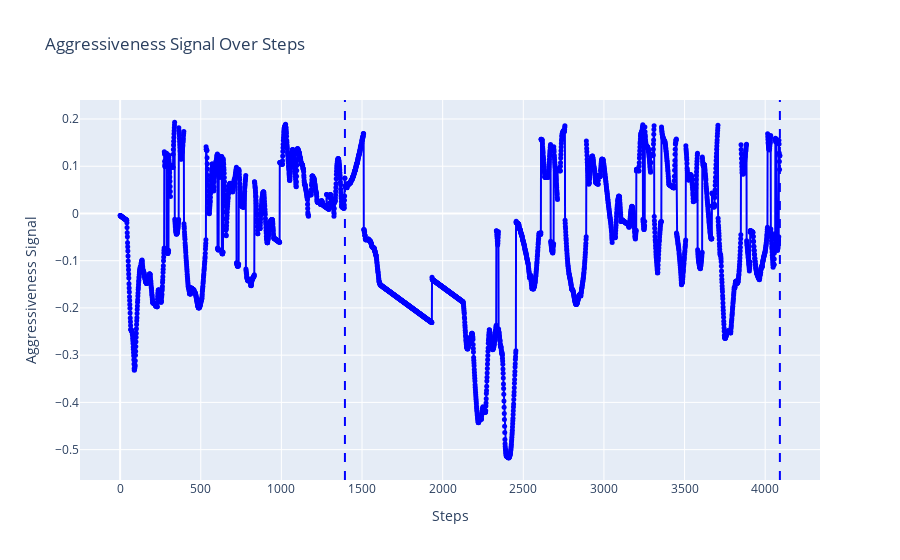
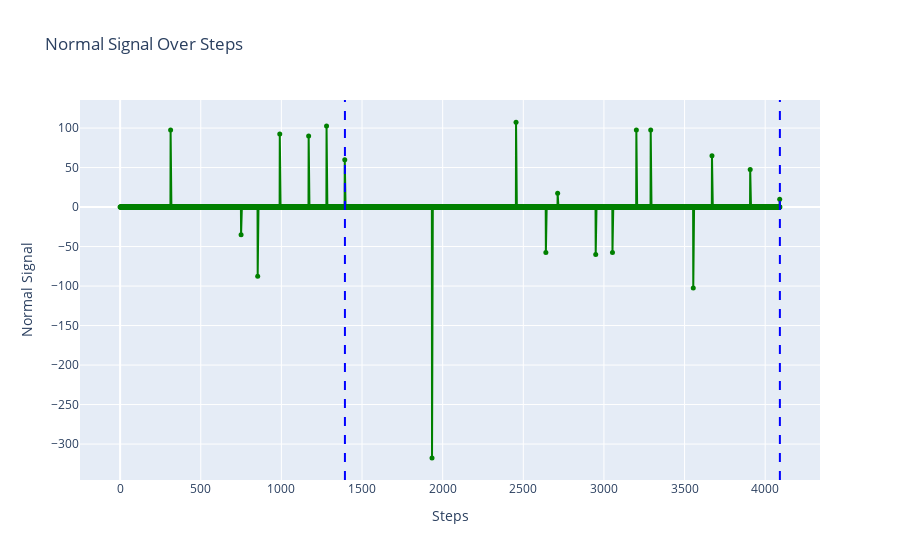
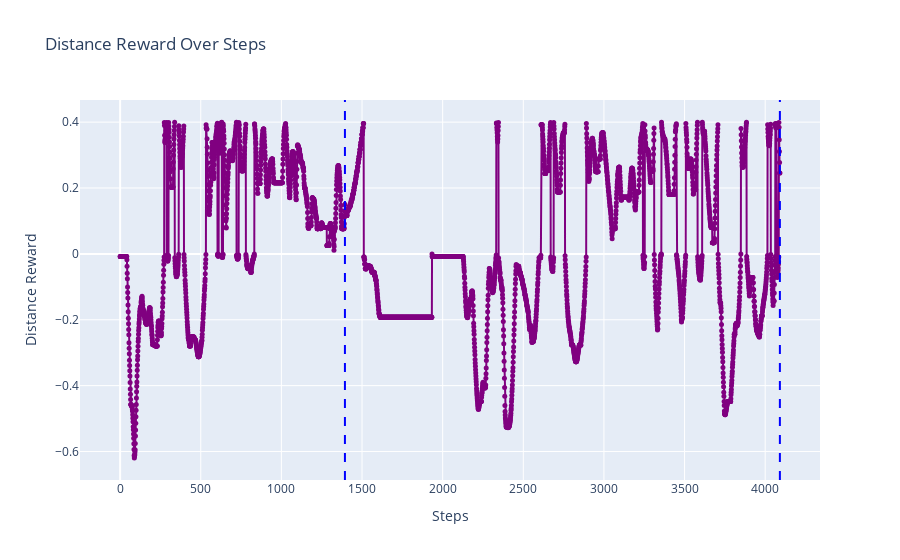
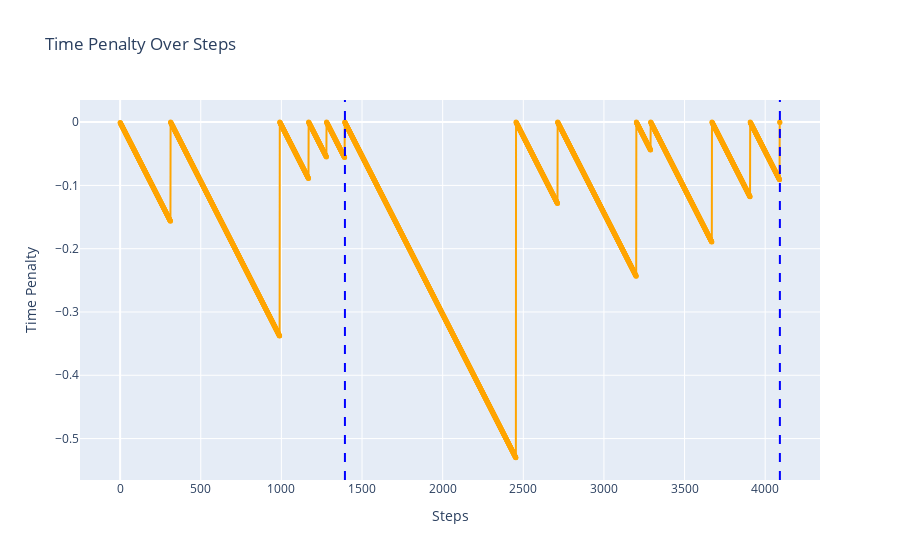

Here is the notebook cell these charts were saved with, in order:
### Code cell
# Load the data from the Excel file
file_name = 'data/reward_data/rewards_data_3.xlsx'
data = pd.read_excel(file_name)

# Create the figure for Aggressiveness Signal
fig = go.Figure()

# Plot the aggressiveness signal
fig.add_trace(go.Scatter(
    x=data.index,
    y=data['aggressiveness_signal'],
    mode='lines+markers',
    name='Aggressiveness Signal',
    line=dict(color='blue'),
    marker=dict(size=5)
))

# Add vertical lines for match rewards
for i, reward in enumerate(data['match_reward']):
    if reward != 0:
        color = 'red' if reward < 0 else 'blue'
        fig.add_vline(x=i, line=dict(color=color, dash='dash'))

# Update layout for aggressiveness signal
fig.update_layout(
    title='Aggressiveness Signal Over Steps',
    xaxis_title='Steps',
    yaxis_title='Aggressiveness Signal',
    hovermode='x unified'
)

# Show the figure
fig.show()

# Create the figure for Normal Signal
fig = go.Figure()

# Plot the normal signal
fig.add_trace(go.Scatter(
    x=data.index,
    y=data['normal_signal'],
    mode='lines+markers',
    name='Normal Signal',
    line=dict(color='green'),
    marker=dict(size=5)
))

# Add vertical lines for match rewards
for i, reward in enumerate(data['match_reward']):
    if reward != 0:
        color = 'red' if reward < 0 else 'blue'
        fig.add_vline(x=i, line=dict(color=color, dash='dash'))

# Update layout for normal signal
fig.update_layout(
    title='Normal Signal Over Steps',
    xaxis_title='Steps',
    yaxis_title='Normal Signal',
    hovermode='x unified'
)

# Show the figure
fig.show()

# Create the figure for Distance Reward
fig = go.Figure()

# Plot the distance reward
fig.add_trace(go.Scatter(
    x=data.index,
    y=data['distance_reward'],
    mode='lines+markers',
    name='Distance Reward',
    line=dict(color='purple'),
    marker=dict(size=5)
))

# Add vertical lines for match rewards
for i, reward in enumerate(data['match_reward']):
    if reward != 0:
        color = 'red' if reward < 0 else 'blue'
        fig.add_vline(x=i, line=dict(color=color, dash='dash'))

# Update layout for distance reward
fig.update_layout(
    title='Distance Reward Over Steps',
    xaxis_title='Steps',
    yaxis_title='Distance Reward',
    hovermode='x unified'
)

# Show the figure
fig.show()

# Create the figure for Time Penalty
fig = go.Figure()

# Plot the time penalty
fig.add_trace(go.Scatter(
    x=data.index,
    y=data['time_penalty'],
    mode='lines+markers',
    name='Time Penalty',
    line=dict(color='orange'),
    marker=dict(size=5)
))

# Add vertical lines for match rewards
for i, reward in enumerate(data['match_reward']):
    if reward != 0:
        color = 'red' if reward < 0 else 'blue'
        fig.add_vline(x=i, line=dict(color=color, dash='dash'))

# Update layout for time penalty
fig.update_layout(
    title='Time Penalty Over Steps',
    xaxis_title='Steps',
    yaxis_title='Time Penalty',
    hovermode='x unified'
)

# Show the figure
fig.show()

# Create the figure for Distance Reward and Time Penalty combined
fig = go.Figure()

# Plot distance reward
fig.add_trace(go.Scatter(
    x=data.index,
    y=data['distance_reward'],
    mode='lines',
    name='Distance Reward',
    line=dict(color='purple')
))

# Plot time penalty
fig.add_trace(go.Scatter(
    x=data.index,
    y=data['time_penalty'],
    mode='lines',
    name='Time Penalty',
    line=dict(color='orange')
))

# Add vertical lines for match rewards
for i, reward in enumerate(data['match_reward']):
    if reward != 0:
        color = 'red' if reward < 0 else 'blue'
        fig.add_vline(x=i, line=dict(color=color, dash='dash'))

# Update layout for combined graph
fig.update_layout(
    title='Distance Reward and Time Penalty Over Steps',
    xaxis_title='Steps',
    yaxis_title='Values',
    hovermode='x unified'
)

# Show the figure
fig.show()

### Figure 1 — Plotly figure (JSON) as saved in the notebook; plotly's stock layout.template omitted (floating-point values rounded to 4 significant figures; data arrays with more than 128 entries replaced by an {"elided": "..."} marker saying what was removed)
{"data": [{"line": {"color": "blue"}, "marker": {"size": 5}, "mode": "lines+markers", "name": "Aggressiveness Signal", "type": "scatter", "x": {"elided": "4092 int values"}, "y": {"elided": "4092 float values"}}], "layout": {"hovermode": "x unified", "shapes": [{"line": {"color": "blue", "dash": "dash"}, "type": "line", "x0": 1394, "x1": 1394, "xref": "x", "y0": 0, "y1": 1, "yref": "y domain"}, {"line": {"color": "blue", "dash": "dash"}, "type": "line", "x0": 4091, "x1": 4091, "xref": "x", "y0": 0, "y1": 1, "yref": "y domain"}], "title": {"text": "Aggressiveness Signal Over Steps"}, "xaxis": {"title": {"text": "Steps"}}, "yaxis": {"title": {"text": "Aggressiveness Signal"}}}}

### Figure 2 — Plotly figure (JSON) as saved in the notebook; plotly's stock layout.template omitted (floating-point values rounded to 4 significant figures; data arrays with more than 128 entries replaced by an {"elided": "..."} marker saying what was removed)
{"data": [{"line": {"color": "green"}, "marker": {"size": 5}, "mode": "lines+markers", "name": "Normal Signal", "type": "scatter", "x": {"elided": "4092 int values"}, "y": {"elided": "4092 float values"}}], "layout": {"hovermode": "x unified", "shapes": [{"line": {"color": "blue", "dash": "dash"}, "type": "line", "x0": 1394, "x1": 1394, "xref": "x", "y0": 0, "y1": 1, "yref": "y domain"}, {"line": {"color": "blue", "dash": "dash"}, "type": "line", "x0": 4091, "x1": 4091, "xref": "x", "y0": 0, "y1": 1, "yref": "y domain"}], "title": {"text": "Normal Signal Over Steps"}, "xaxis": {"title": {"text": "Steps"}}, "yaxis": {"title": {"text": "Normal Signal"}}}}

### Figure 3 — Plotly figure (JSON) as saved in the notebook; plotly's stock layout.template omitted (floating-point values rounded to 4 significant figures; data arrays with more than 128 entries replaced by an {"elided": "..."} marker saying what was removed)
{"data": [{"line": {"color": "purple"}, "marker": {"size": 5}, "mode": "lines+markers", "name": "Distance Reward", "type": "scatter", "x": {"elided": "4092 int values"}, "y": {"elided": "4092 float values"}}], "layout": {"hovermode": "x unified", "shapes": [{"line": {"color": "blue", "dash": "dash"}, "type": "line", "x0": 1394, "x1": 1394, "xref": "x", "y0": 0, "y1": 1, "yref": "y domain"}, {"line": {"color": "blue", "dash": "dash"}, "type": "line", "x0": 4091, "x1": 4091, "xref": "x", "y0": 0, "y1": 1, "yref": "y domain"}], "title": {"text": "Distance Reward Over Steps"}, "xaxis": {"title": {"text": "Steps"}}, "yaxis": {"title": {"text": "Distance Reward"}}}}

### Figure 4 — Plotly figure (JSON) as saved in the notebook; plotly's stock layout.template omitted (floating-point values rounded to 4 significant figures; data arrays with more than 128 entries replaced by an {"elided": "..."} marker saying what was removed)
{"data": [{"line": {"color": "orange"}, "marker": {"size": 5}, "mode": "lines+markers", "name": "Time Penalty", "type": "scatter", "x": {"elided": "4092 int values"}, "y": {"elided": "4092 float values"}}], "layout": {"hovermode": "x unified", "shapes": [{"line": {"color": "blue", "dash": "dash"}, "type": "line", "x0": 1394, "x1": 1394, "xref": "x", "y0": 0, "y1": 1, "yref": "y domain"}, {"line": {"color": "blue", "dash": "dash"}, "type": "line", "x0": 4091, "x1": 4091, "xref": "x", "y0": 0, "y1": 1, "yref": "y domain"}], "title": {"text": "Time Penalty Over Steps"}, "xaxis": {"title": {"text": "Steps"}}, "yaxis": {"title": {"text": "Time Penalty"}}}}
